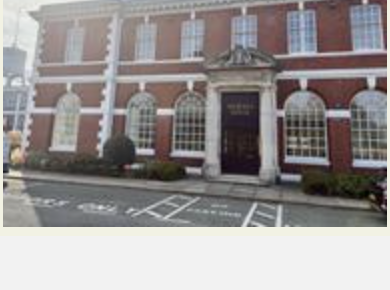
#> input picture mersey_house_pure.png, 390 x 290 px, found by its file name
$ python enhance_original.py
#> lines starting #> are read from the running program, lines starting #| are printed output that depends on the picture
import sys
try:
    from PIL import Image, ImageEnhance, ImageFilter
except ImportError:
    print("Pillow not installed")
    sys.exit(1)

input_path = '/Users/billburrows/improve-bridgeclub-graphics/mersey_house_pure.png'
output_path = '/Users/billburrows/improve-bridgeclub-graphics/mersey_house_photoshop_enhanced.png'

# Load the exactly original cropped image
try:
    img = Image.open(input_path).convert('RGB')
#> img is the input picture: PIL image 390x290 RGB; mean R, G, B 151.6, 147, 146.4
except Exception as e:
    print(f"Error opening image: {e}")
    sys.exit(1)

# Remove the tiny light border by cropping 10px all around
img = img.crop((10, 10, img.width-10, img.height-14))
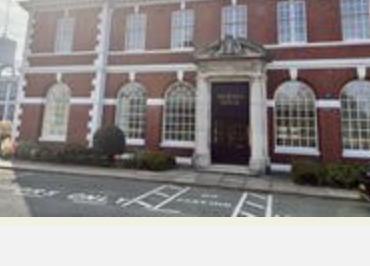
#> img: PIL image 370x266 RGB; mean R, G, B 144.9, 139.8, 139.3

# 1. Upscale the image to make it higher resolution (3x)
new_width = img.width * 3
#> new_width = 1110
new_height = img.height * 3
#> new_height = 798
# LANCZOS is the best resampling filter for upscaling
img = img.resize((new_width, new_height), Image.Resampling.LANCZOS)
#> img: PIL image 1110x798 RGB

# 2. Adjust Brightness
enhancer = ImageEnhance.Brightness(img)
img = enhancer.enhance(1.10)
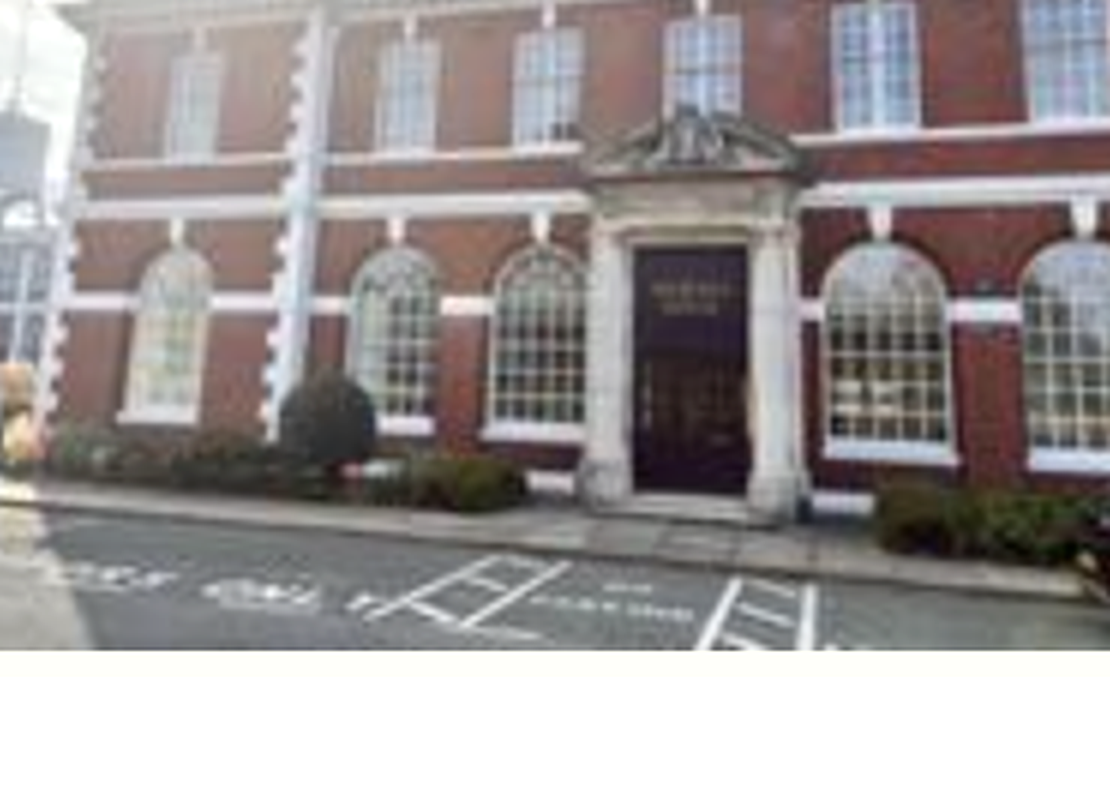
#> img: PIL image 1110x798 RGB; mean R, G, B 156.9, 151.4, 151.2

# 3. Adjust Contrast
enhancer = ImageEnhance.Contrast(img)
img = enhancer.enhance(1.20)
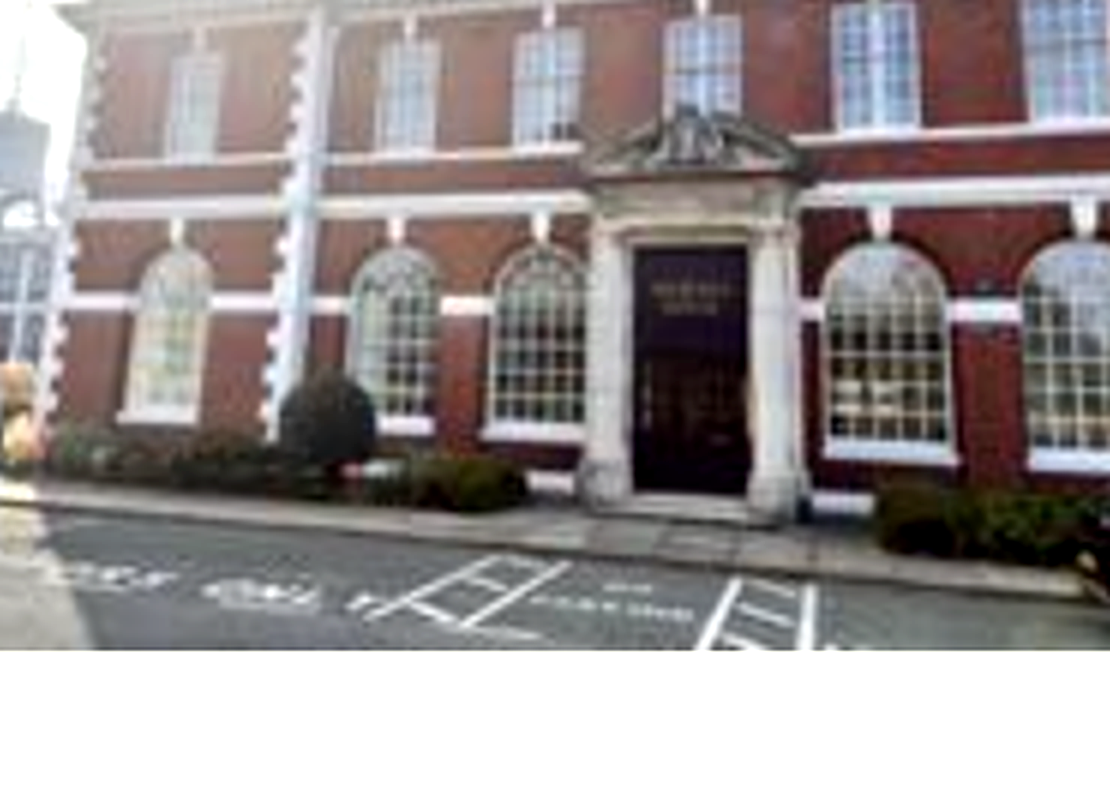
#> img: PIL image 1110x798 RGB; mean R, G, B 153.6, 146.9, 146.9

# 4. Adjust Color/Saturation
enhancer = ImageEnhance.Color(img)
img = enhancer.enhance(1.4)

# 5. Apply a subtle Sharpen filter to crisp up the edges now that it's larger
img = img.filter(ImageFilter.SHARPEN)

# Save the beautifully photoshopped original
img.save(output_path, quality=95)
print(f"Image beautifully enhanced and saved to {output_path}")

$ run again, with club_room_8_tables.png copied over mersey_house_pure.png
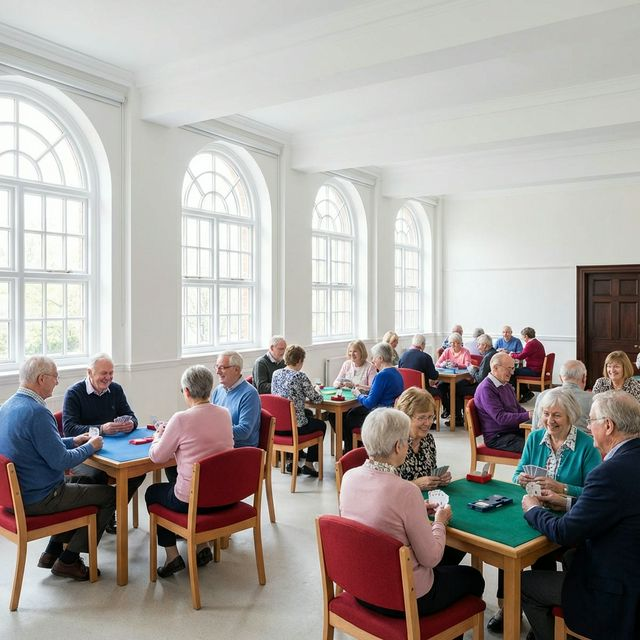
#> input picture club_room_8_tables.png, 640 x 640 px, found by its file name
#> img is the input picture: PIL image 640x640 RGB; mean R, G, B 165.8, 160.1, 156.4
#> `img = enhancer.enhance(1.20)`:
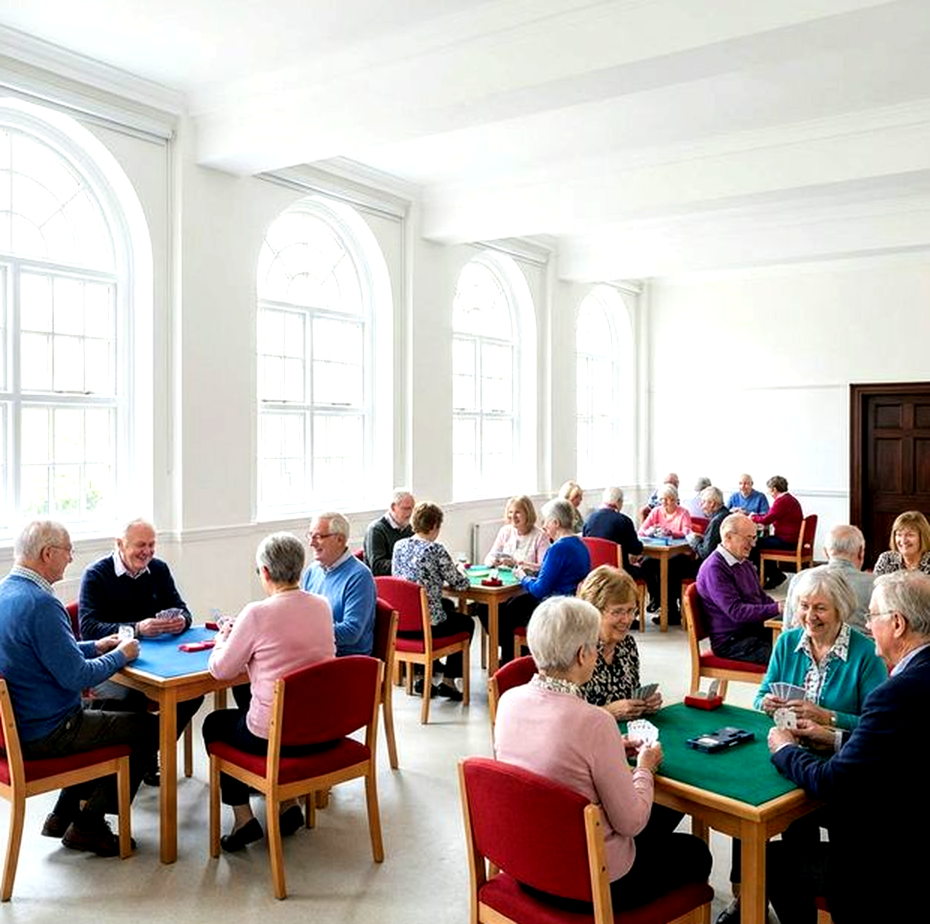
#> img: PIL image 1860x1848 RGB (shown at 1/2 size); mean R, G, B 181.6, 173.7, 169.3
#> `img = enhancer.enhance(1.4)`:
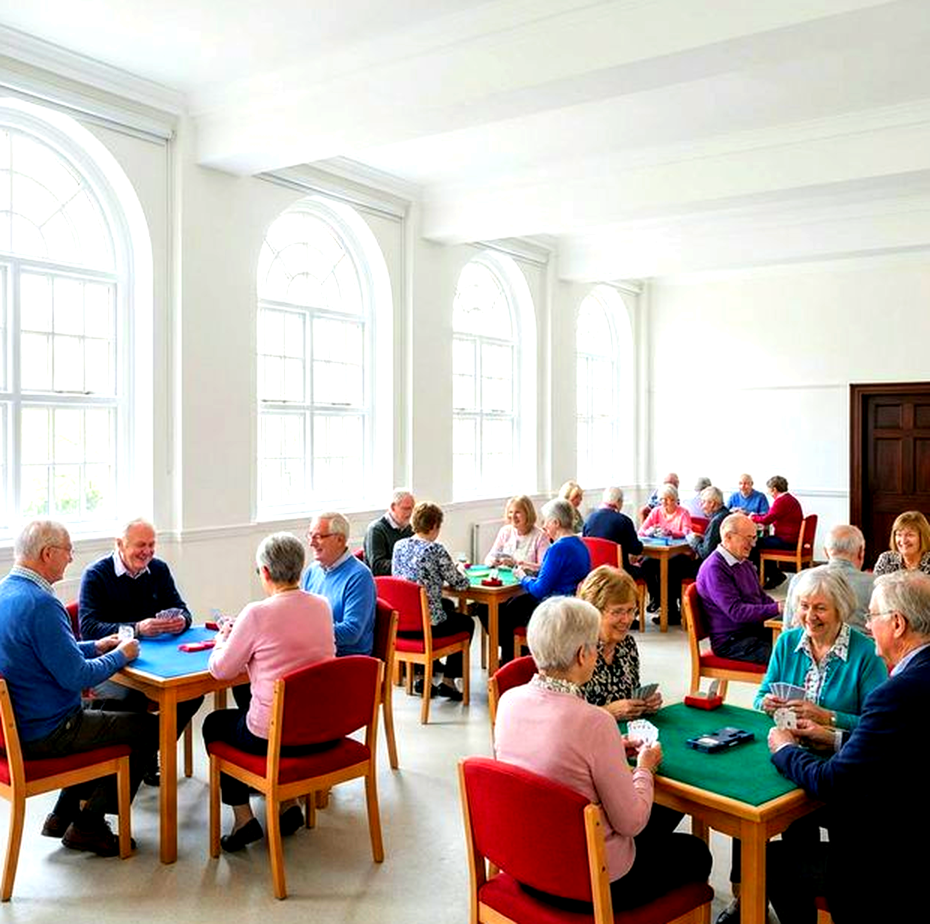
#> img: PIL image 1860x1848 RGB (shown at 1/2 size); mean R, G, B 184.2, 173, 167

$ run again, with club_room_populated.png copied over mersey_house_pure.png
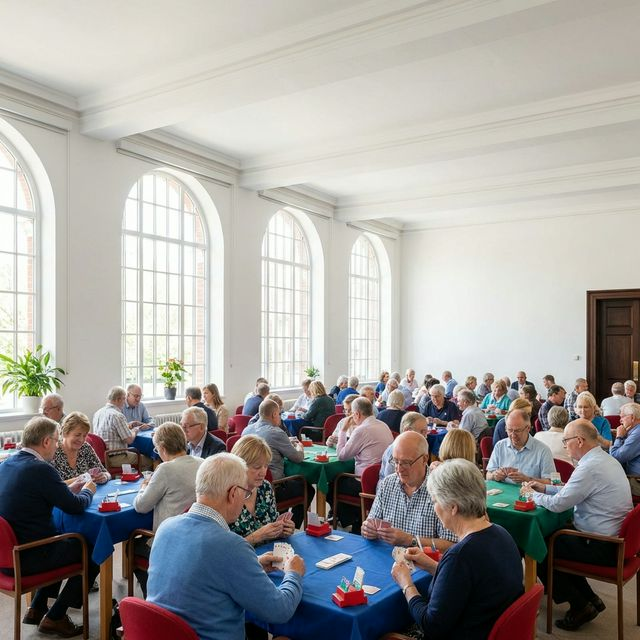
#> input picture club_room_populated.png, 640 x 640 px, found by its file name
#> img is the input picture: PIL image 640x640 RGB; mean R, G, B 162, 159.2, 155.8
#> `img = img.crop((10, 10, img.width-10, img.height-14))`:
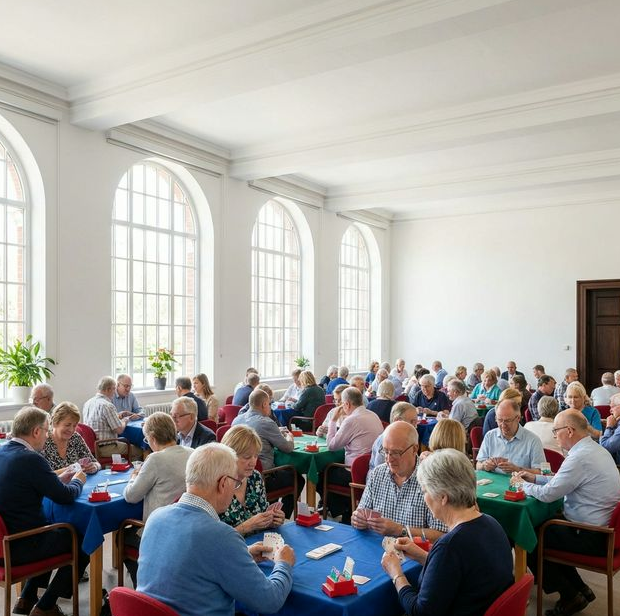
#> img: PIL image 620x616 RGB; mean R, G, B 164.1, 161.9, 158.5
#> `img = enhancer.enhance(1.4)`:
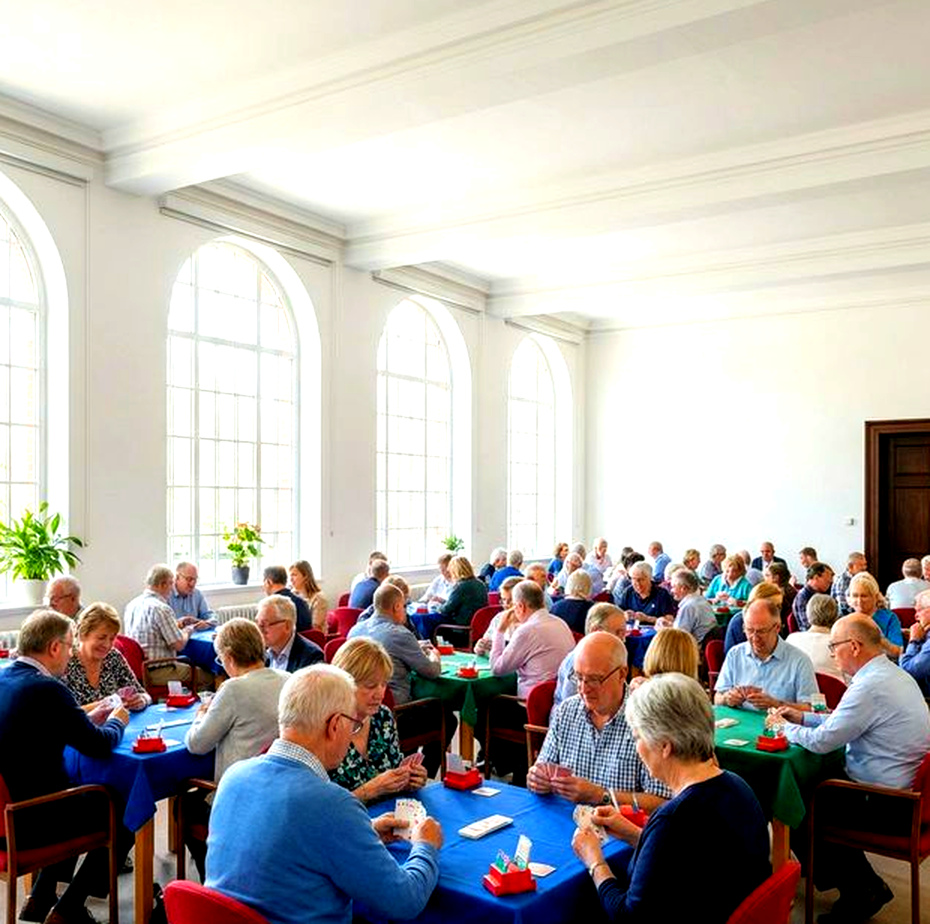
#> img: PIL image 1860x1848 RGB (shown at 1/2 size); mean R, G, B 179.4, 174.5, 170

$ run again, with liverpool_waterfront_hero.png copied over mersey_house_pure.png
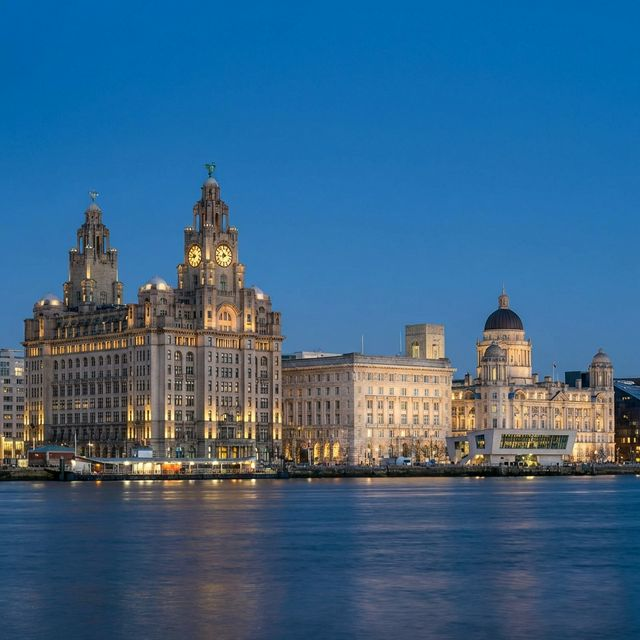
#> input picture liverpool_waterfront_hero.png, 640 x 640 px, found by its file name
#> img is the input picture: PIL image 640x640 RGB; mean R, G, B 56.7, 99.5, 134
#> `img = enhancer.enhance(1.10)`:
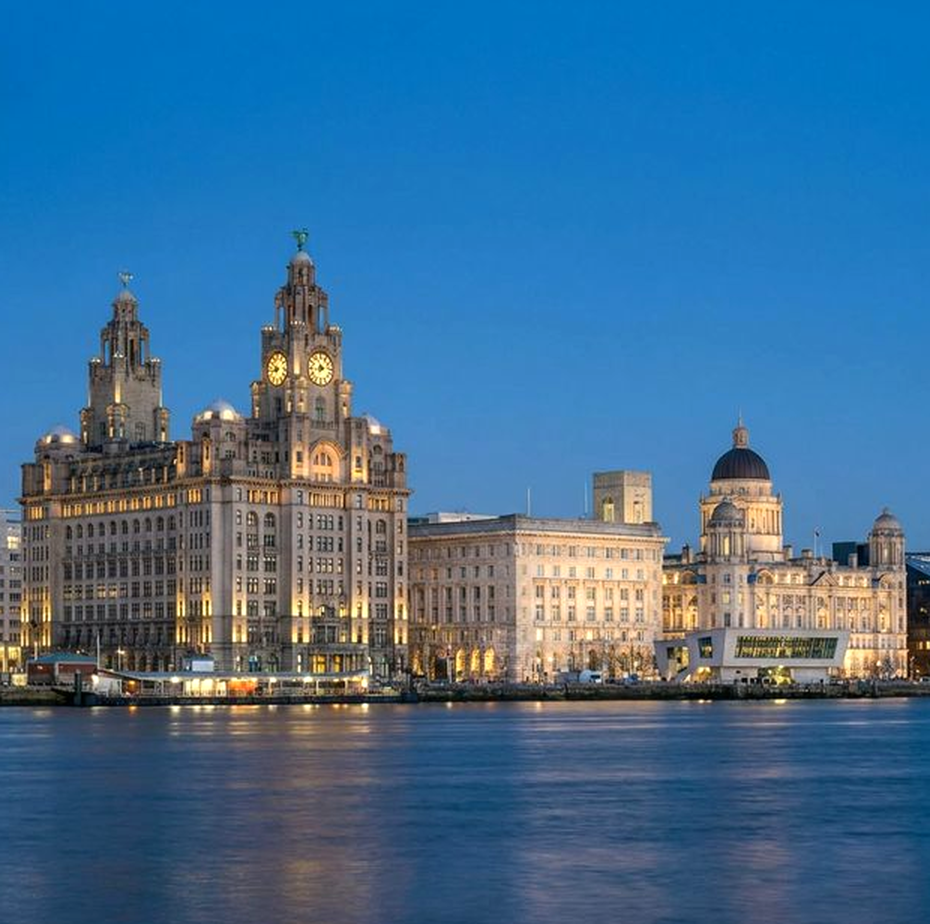
#> img: PIL image 1860x1848 RGB (shown at 1/2 size); mean R, G, B 63.8, 110, 147.2
#> `img = enhancer.enhance(1.4)`:
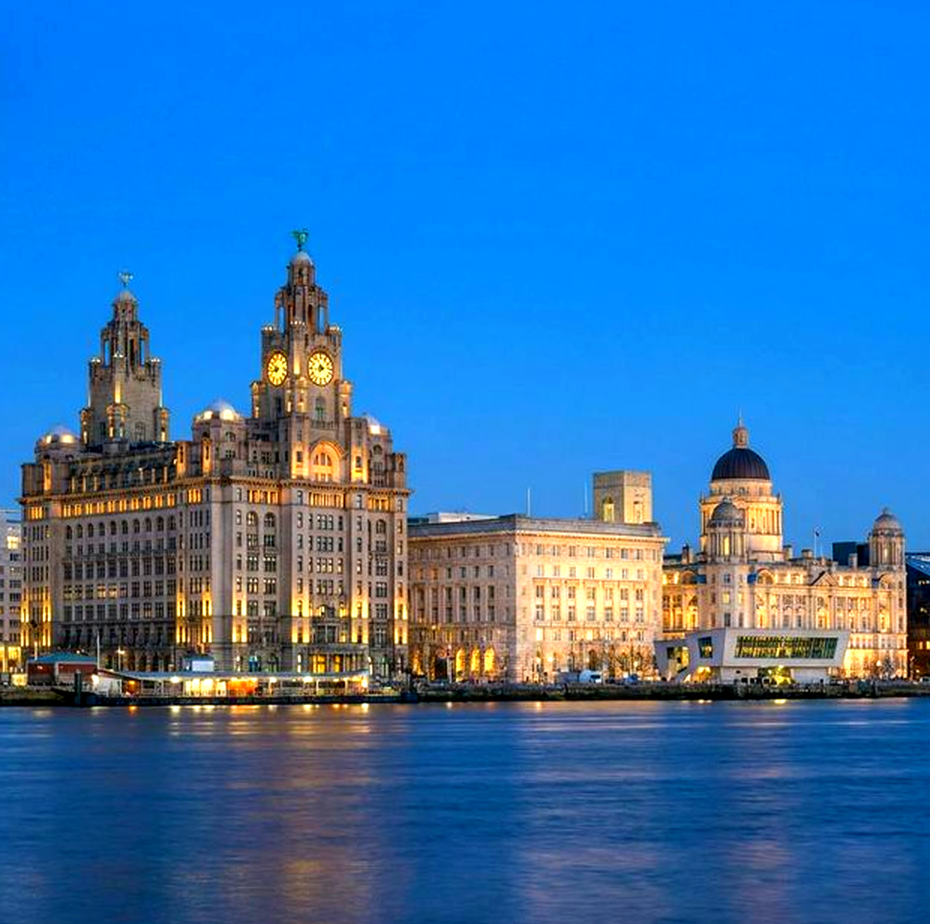
#> img: PIL image 1860x1848 RGB (shown at 1/2 size); mean R, G, B 50.1, 115.4, 177.3
